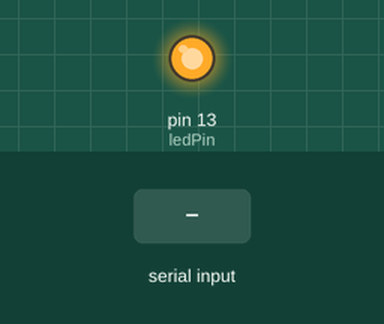
Bench run of a sketch on a simulated Arduino Uno, built with avr-gcc and run on an emulated ATmega328P. Shown: output pins drawn as LEDs (lit = HIGH). Inputs (shaded band) come from the test bench. What the sketch prints to the serial monitor is not drawn.

Above: at 0.7 s.
At 2.0 s:
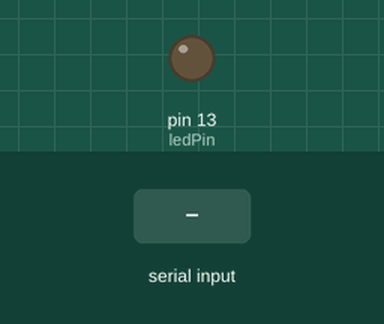
2.1 s: "FREQ\n" received over Serial
Timing chart, 0 to 5.1 s (numbered marks = the images above; inputs shaded):
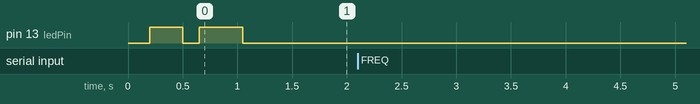

The sketch:

Handshake_and_Parser.ino
```cpp
#include "Streaming.h"
int ledPin = 13;

int messageInterval = 100;
double blinkrate = 0;
double period = 1000.0;

void setup(){
  pinMode(ledPin, OUTPUT);

  // Blink twice when program starts.
  digitalWrite(ledPin, LOW);
  delay(200);
  digitalWrite(ledPin, HIGH);
  delay(300);
  digitalWrite(ledPin, LOW);
  delay(150);
  digitalWrite(ledPin, HIGH);
  delay(400);
  digitalWrite(ledPin, LOW);

  //Serial.begin(115200);
  Serial.begin(9600);
  while(Serial.available() <= 0){
    ;
  }
  Serial << "ok" << endl; // Connection has been established
}
String input_key = "";
String input_val = "";
void loop(){
  static unsigned long int pmillis1 = millis();
  if (Serial.available() > 0){
    int inChar = Serial.read();
    if (isDigit(inChar)){
      input_val += (char)inChar;
    } else if (inChar == ';' || inChar == '\n'){
      process(input_key, input_val);
      input_key = "";
      input_val = "";
    } else {

      input_key += (char)inChar;

    }
  } else if (millis() - pmillis1 > messageInterval) {
      Serial << period << " " <<  blinkrate << endl;
      pmillis1 = millis();
    }
    Blink();
}


void process(String key, String val){
  if (key.equals("FREQ")){
    setBlinkRate(val.toInt());
  } else if (key.equals("PER")){
    period = val.toInt();
  }
}

void Blink(){
  static unsigned long int pmillis2 = millis();
  if (blinkrate > 0){
    if (millis() - pmillis2 >= (0.5 * period/blinkrate)){
      toggleLed();
      pmillis2 = millis();
    }
  } else {
    digitalWrite(ledPin, LOW);
  }
}

void setBlinkRate(int rate){
  blinkrate = rate;
}

void toggleLed(){
  static int i = 0;
  if (i == 0){
    digitalWrite(ledPin, HIGH);
    i = 1;
  } else {
    digitalWrite(ledPin, LOW);
    i = 0;
  }
}
```

Measured:
- after the input at 2.1 s, every drawn part: stays the same
